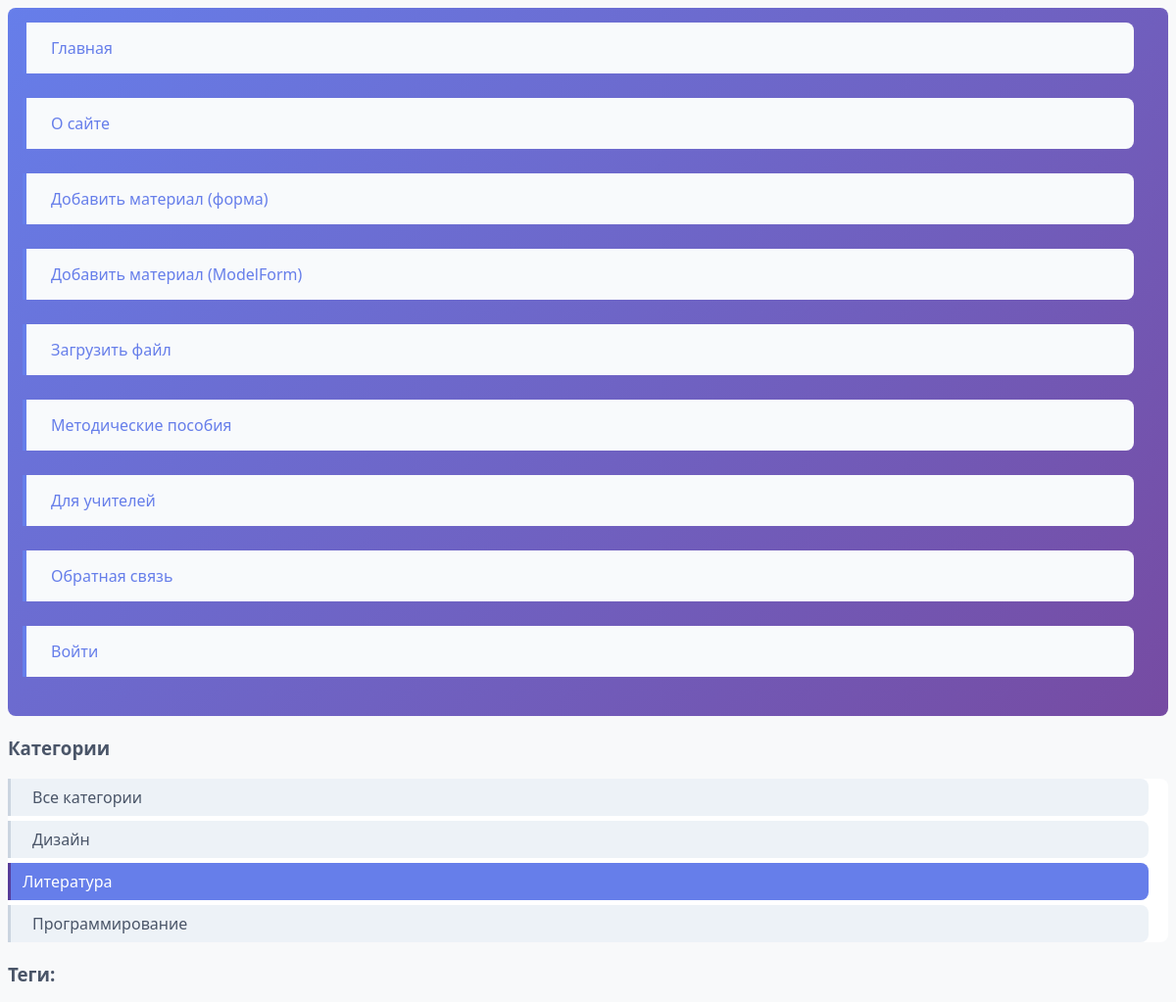
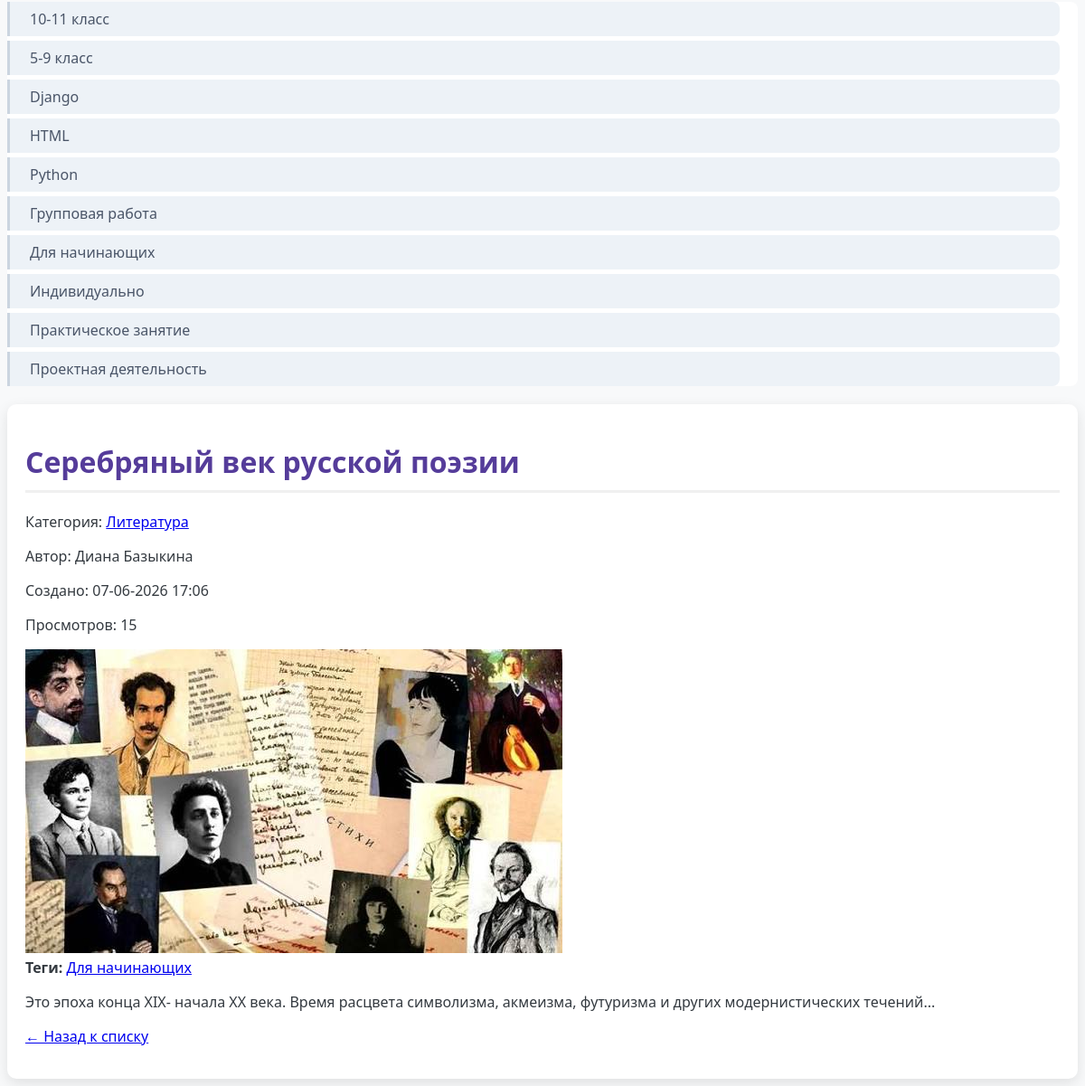
Page /material/serebryanyj-vek/ on the committed database (2 pictures, top to bottom).
### sites/models.py (models this page shows, shortened)
class Category(models.Model):
    name = models.CharField(max_length=100, db_index=True, verbose_name="Название категории")
    slug = models.SlugField(max_length=255, unique=True, db_index=True, verbose_name="URL")
    class Meta:
        verbose_name = "Категория"
        verbose_name_plural = "Категории"

class TagPost(models.Model):
    tag = models.CharField(max_length=100, db_index=True, verbose_name="Тег")
    slug = models.SlugField(max_length=255, unique=True, db_index=True, verbose_name="URL")
    class Meta:
        verbose_name = "Тег"
        verbose_name_plural = "Теги"

class Material(models.Model):
    class Status(models.IntegerChoices):
        DRAFT = 0, 'Черновик'
        PUBLISHED = 1, 'Опубликовано'
    title = models.CharField(max_length=255, verbose_name="Заголовок")
    slug = models.SlugField(max_length=255, db_index=True, unique=True, verbose_name="URL")
    content = models.TextField(blank=True, verbose_name="Содержание")
    short_description = models.CharField(max_length=500, blank=True, verbose_name="Краткое описание")
    author = models.CharField(max_length=100, blank=True, verbose_name="Автор")
    time_create = models.DateTimeField(auto_now_add=True, verbose_name="Время создания")
    time_update = models.DateTimeField(auto_now=True, verbose_name="Время обновления")
    is_published = models.BooleanField(choices=Status.choices, default=Status.DRAFT, verbose_name="Опубликовано")
    views_count = models.IntegerField(default=0, verbose_name="Количество просмотров")
    image = models.ImageField(
        upload_to='materials_images/%Y/%m/%d/',
        null=True,
        blank=True,
        verbose_name="Изображение"
    )
    cat = models.ForeignKey(Category, on_delete=models.PROTECT, null=True, blank=True,
                           verbose_name="Категория", related_name='materials')
    tags = models.ManyToManyField(TagPost, blank=True, verbose_name="Теги", related_name='materials')
    extra_info = models.OneToOneField(MaterialExtraInfo, on_delete=models.SET_NULL,
                                      null=True, blank=True, verbose_name="Дополнительная информация",
                                      related_name='material')
    objects = models.Manager()
    published = PublishedModel()
    class Meta:
        ordering = ['-time_create']
        indexes = [
            models.Index(fields=['-time_create']),
            models.Index(fields=['slug']),
        ]
        verbose_name = "Образовательный материал"
        verbose_name_plural = "Образовательные материалы"
    def increment_views(self):
        self.views_count += 1
        self.save(update_fields=['views_count'])

### sites/views.py (the view)
# urls.py: path('material/<slug:material_slug>/', views.show_material, name='material'),
def show_material(request, material_slug):
    material = get_object_or_404(Material, slug=material_slug, is_published=Material.Status.PUBLISHED)
    material.increment_views()
    data = {
        'material': material,
        'title': material.title,
        'menu': menu,
        'cat_selected': material.cat.pk if material.cat else None,
    }
    return render(request, 'sites/material_detail.html', context=data)

### sites/templatetags/sites_tags.py (called while the page is built)
@register.inclusion_tag('sites/list_categories.html')
def show_categories(cat_selected=0):
    cats = Category.objects.annotate(total=Count('materials')).filter(
        total__gt=0,
        materials__is_published=1
    ).distinct()
    return {'cats': cats, 'cat_selected': cat_selected}

@register.inclusion_tag('sites/list_tags.html')
def show_tags():
    tags = TagPost.objects.annotate(total=Count('materials')).filter(
        total__gt=0,
        materials__is_published=1
    ).distinct()
    return {'tags': tags}

### sites/templates/sites/material_detail.html (shortened to what this page needs)
{% extends 'base.html' %}
{% block content %}
    <h1>{{ material.title }}</h1>
    <div class="article-panel">
        <p>Категория: <a href="{% url 'category' material.cat.slug %}">{{ material.cat.name }}</a></p>
        <p>Автор: {{ material.author|default:"Не указан" }}</p>
        <p>Создано: {{ material.time_create|date:"d-m-Y H:i" }}</p>
        <p>Просмотров: {{ material.views_count }}</p>
    </div>
    {% if material.image %}
        <div class="material-image">
            <img src="{{ material.image.url }}" alt="{{ material.title }}" style="max-width: 100%; height: auto;">
        </div>
    {% endif %}
    {% with material.tags.all as tags %}
        {% if tags %}
            <div class="tags-list">
                <strong>Теги:</strong>
                {% for t in tags %}
                    <a href="{% url 'tag' t.slug %}">{{ t.tag }}</a>{% if not forloop.last %}, {% endif %}
                {% endfor %}
            </div>
        {% endif %}
    {% endwith %}
    <div class="content-text">
        {{ material.content|linebreaks }}
    </div>
    <p><a href="{% url 'home' %}">← Назад к списку</a></p>
{% endblock %}

### sites/templates/sites/list_categories.html
{% for cat in cats %}
    {% if cat.id == cat_selected %}
        <li class="selected">{{ cat.name }}</li>
    {% else %}
        <li><a href="{% url 'category' cat.slug %}">{{ cat.name }}</a></li>
    {% endif %}
{% endfor %}

### sites/templates/sites/list_tags.html
{% if tags %}
    <h3>Теги:</h3>
    <ul class="tags-list">
        {% for t in tags %}
            <li><a href="{% url 'tag' t.slug %}">{{ t.tag }}</a></li>
        {% endfor %}
    </ul>
{% endif %}

### static/sites/css/styles.css (style rules this page uses)
body { font-family: 'Segoe UI', Tahoma, Geneva, Verdana, sans-serif; background-color: #f8f9fa; color: #343a40; }
ul { background: linear-gradient(135deg, #667eea 0%, #764ba2 100%); padding: 15px; border-radius: 8px; margin: 0 0 20px 0; }
li { display: inline; margin-right: 20px; }
li a { color: white; text-decoration: none; font-weight: 500; padding: 5px 10px; transition: all 0.3s; }
h1 { color: #553c9a; border-bottom: 3px solid #f0f0f0; padding-bottom: 10px; }
h3 { color: #4a5568; margin-top: 20px; }
ul li { display: block; margin-bottom: 25px; padding: 15px; background-color: #f8fafc; border-left: 4px solid #667eea; border-radius: 0 8px 8px 0; }
ul li a { color: #667eea; font-weight: 500; text-decoration: none; }
h3 + ul { background: white; padding: 0; margin: 10px 0 20px 0; }
h3 + ul li { display: block; margin-bottom: 5px; padding: 8px 12px; background-color: #edf2f7; border-left: 3px solid #cbd5e0; }
h3 + ul li.selected { background-color: #667eea; color: white; border-left: 3px solid #553c9a; }
h3 + ul li a { color: #4a5568; }

### rows in the picture
Category: name "Дизайн"
Category: name "Литература"
Category: name "Программирование"
TagPost: tag "10-11 класс"
TagPost: tag "5-9 класс"
TagPost: tag "Django"
TagPost: tag "HTML"
TagPost: tag "Python"
TagPost: tag "Групповая работа"
TagPost: tag "Для начинающих"
TagPost: tag "Индивидуально"
TagPost: tag "Практическое занятие"
TagPost: tag "Проектная деятельность"
Material: title "Серебряный век русской поэзии", cat.name "Литература", author "Диана Базыкина", time_create "07-06-2026 17:06", views_count "15", image (picture), content "Это эпоха конца XIX- начала XX века. Время расцвета символизма, акмеизма, футуризма и других модернистических течений..."

### other values in the picture
{{ item.title }} "Главная" "О сайте" "Добавить материал (форма)" "Добавить материал (ModelForm)" "Загрузить файл" "Методические пособия" "Для учителей" "Обратная связь" "Войти"
